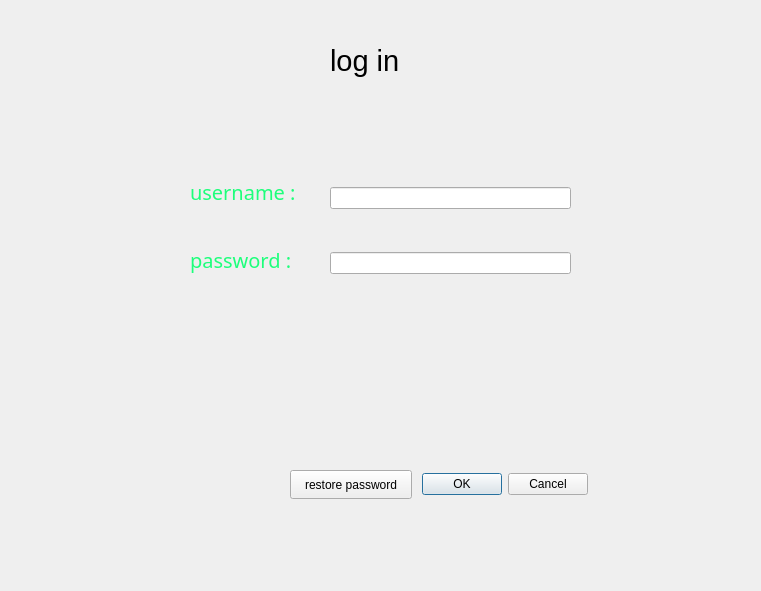
<?xml version="1.0" encoding="UTF-8"?>
<ui version="4.0">
 <class>log_in</class>
 <widget class="QDialog" name="log_in">
  <property name="geometry">
   <rect>
    <x>0</x>
    <y>0</y>
    <width>761</width>
    <height>591</height>
   </rect>
  </property>
  <property name="windowTitle">
   <string>Dialog</string>
  </property>
  <widget class="QDialogButtonBox" name="buttonBox">
   <property name="geometry">
    <rect>
     <x>421</x>
     <y>470</y>
     <width>167</width>
     <height>29</height>
    </rect>
   </property>
   <property name="orientation">
    <enum>Qt::Horizontal</enum>
   </property>
   <property name="standardButtons">
    <set>QDialogButtonBox::Cancel|QDialogButtonBox::Ok</set>
   </property>
  </widget>
  <widget class="QLabel" name="label_7">
   <property name="geometry">
    <rect>
     <x>-140</x>
     <y>-1</y>
     <width>951</width>
     <height>681</height>
    </rect>
   </property>
   <property name="text">
    <string/>
   </property>
   <property name="pixmap">
    <pixmap>../images/pvz2-ea-hero-pvz2-xl.jpg.adapt.crop191x100.1200w.jpg</pixmap>
   </property>
  </widget>
  <widget class="QWidget" name="layoutWidget">
   <property name="geometry">
    <rect>
     <x>190</x>
     <y>160</y>
     <width>121</width>
     <height>131</height>
    </rect>
   </property>
   <property name="font">
    <font>
     <family>Sitka Banner</family>
     <pointsize>15</pointsize>
    </font>
   </property>
   <layout class="QVBoxLayout" name="verticalLayout">
    <item>
     <widget class="QLabel" name="label_3">
      <property name="font">
       <font>
        <family>Sitka Banner</family>
        <pointsize>15</pointsize>
       </font>
      </property>
      <property name="styleSheet">
       <string notr="true">
color: rgb(29, 255, 123);</string>
      </property>
      <property name="text">
       <string>username :</string>
      </property>
     </widget>
    </item>
    <item>
     <widget class="QLabel" name="label_5">
      <property name="font">
       <font>
        <family>Sitka Banner</family>
        <pointsize>15</pointsize>
       </font>
      </property>
      <property name="styleSheet">
       <string notr="true">color: rgb(29, 255, 123);</string>
      </property>
      <property name="text">
       <string>password :</string>
      </property>
     </widget>
    </item>
   </layout>
  </widget>
  <widget class="QWidget" name="layoutWidget_2">
   <property name="geometry">
    <rect>
     <x>330</x>
     <y>150</y>
     <width>241</width>
     <height>161</height>
    </rect>
   </property>
   <layout class="QVBoxLayout" name="verticalLayout_2">
    <item>
     <widget class="QLineEdit" name="line_edit_name"/>
    </item>
    <item>
     <widget class="QLineEdit" name="line_edit_password"/>
    </item>
   </layout>
  </widget>
  <widget class="QLabel" name="label_8">
   <property name="geometry">
    <rect>
     <x>330</x>
     <y>0</y>
     <width>241</width>
     <height>121</height>
    </rect>
   </property>
   <property name="font">
    <font>
     <pointsize>22</pointsize>
    </font>
   </property>
   <property name="styleSheet">
    <string notr="true">color:rgb(0, 0, 0);</string>
   </property>
   <property name="text">
    <string>log in</string>
   </property>
  </widget>
  <widget class="QPushButton" name="pushButton">
   <property name="geometry">
    <rect>
     <x>290</x>
     <y>470</y>
     <width>122</width>
     <height>29</height>
    </rect>
   </property>
   <property name="text">
    <string>restore password</string>
   </property>
  </widget>
  <zorder>label_7</zorder>
  <zorder>buttonBox</zorder>
  <zorder>layoutWidget</zorder>
  <zorder>layoutWidget_2</zorder>
  <zorder>label_8</zorder>
  <zorder>pushButton</zorder>
 </widget>
 <resources/>
 <connections>
  <connection>
   <sender>buttonBox</sender>
   <signal>accepted()</signal>
   <receiver>log_in</receiver>
   <slot>accept()</slot>
   <hints>
    <hint type="sourcelabel">
     <x>248</x>
     <y>254</y>
    </hint>
    <hint type="destinationlabel">
     <x>157</x>
     <y>274</y>
    </hint>
   </hints>
  </connection>
  <connection>
   <sender>buttonBox</sender>
   <signal>rejected()</signal>
   <receiver>log_in</receiver>
   <slot>reject()</slot>
   <hints>
    <hint type="sourcelabel">
     <x>316</x>
     <y>260</y>
    </hint>
    <hint type="destinationlabel">
     <x>286</x>
     <y>274</y>
    </hint>
   </hints>
  </connection>
 </connections>
</ui>
